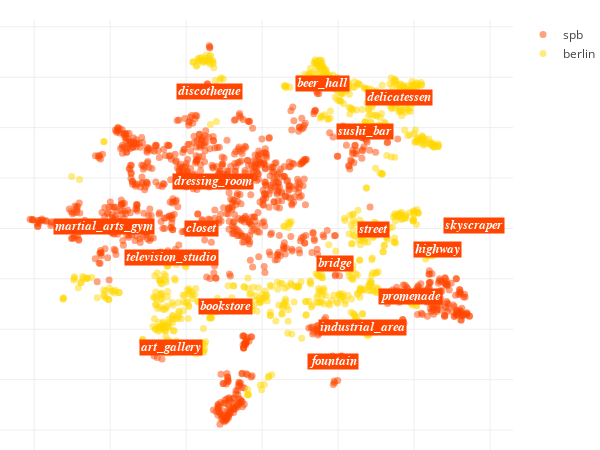

Write notebook code for a chart like this one.
### Code cell
locations_scatter(city_data, opposite_city_data)

### Figure 1 — Plotly figure (JSON) as saved in the notebook; plotly's stock layout.template omitted (floating-point values rounded to 4 significant figures; data arrays with more than 128 entries replaced by an {"elided": "..."} marker saying what was removed)
{"data": [{"hoverinfo": "text+x+y", "marker": {"color": "orangered", "opacity": 0.5, "size": 7}, "mode": "markers", "name": "spb", "text": {"elided": "1090 str values"}, "type": "scatter", "uid": "2d1ed378-4a60-11e9-9409-3c15c2cf2370", "x": {"elided": "1090 float values"}, "y": {"elided": "1090 float values"}}, {"hoverinfo": "text+x+y", "marker": {"color": "gold", "opacity": 0.5, "size": 7}, "mode": "markers", "name": "berlin", "text": {"elided": "849 str values"}, "type": "scatter", "uid": "2d1ee3f4-4a60-11e9-8422-3c15c2cf2370", "x": {"elided": "849 float values"}, "y": {"elided": "849 float values"}}], "layout": {"annotations": [{"bgcolor": "orangered", "font": {"color": "white", "family": "arial", "size": 12.5}, "opacity": 1, "showarrow": false, "text": "<i><b>bookstore", "x": -9.68, "xanchor": "center", "y": -31.16}, {"bgcolor": "orangered", "font": {"color": "white", "family": "arial", "size": 12.5}, "opacity": 1, "showarrow": false, "text": "<i><b>sushi_bar", "x": 26.97, "xanchor": "center", "y": 38.36}, {"bgcolor": "orangered", "font": {"color": "white", "family": "arial", "size": 12.5}, "opacity": 1, "showarrow": false, "text": "<i><b>beer_hall", "x": 15.85, "xanchor": "center", "y": 57.39}, {"bgcolor": "orangered", "font": {"color": "white", "family": "arial", "size": 12.5}, "opacity": 1, "showarrow": false, "text": "<i><b>closet", "x": -16.09, "xanchor": "center", "y": -0.06283}, {"bgcolor": "orangered", "font": {"color": "white", "family": "arial", "size": 12.5}, "opacity": 1, "showarrow": false, "text": "<i><b>delicatessen", "x": 35.95, "xanchor": "center", "y": 52.11}, {"bgcolor": "orangered", "font": {"color": "white", "family": "arial", "size": 12.5}, "opacity": 1, "showarrow": false, "text": "<i><b>industrial_area", "x": 26.36, "xanchor": "center", "y": -39.2}, {"bgcolor": "orangered", "font": {"color": "white", "family": "arial", "size": 12.5}, "opacity": 1, "showarrow": false, "text": "<i><b>bridge", "x": 19.19, "xanchor": "center", "y": -14.11}, {"bgcolor": "orangered", "font": {"color": "white", "family": "arial", "size": 12.5}, "opacity": 1, "showarrow": false, "text": "<i><b>promenade", "x": 39.14, "xanchor": "center", "y": -27.12}, {"bgcolor": "orangered", "font": {"color": "white", "family": "arial", "size": 12.5}, "opacity": 1, "showarrow": false, "text": "<i><b>discotheque", "x": -13.93, "xanchor": "center", "y": 54.3}, {"bgcolor": "orangered", "font": {"color": "white", "family": "arial", "size": 12.5}, "opacity": 1, "showarrow": false, "text": "<i><b>martial_arts_gym", "x": -41.68, "xanchor": "center", "y": 0.577}, {"bgcolor": "orangered", "font": {"color": "white", "family": "arial", "size": 12.5}, "opacity": 1, "showarrow": false, "text": "<i><b>skyscraper", "x": 55.66, "xanchor": "center", "y": 1.019}, {"bgcolor": "orangered", "font": {"color": "white", "family": "arial", "size": 12.5}, "opacity": 1, "showarrow": false, "text": "<i><b>television_studio", "x": -23.97, "xanchor": "center", "y": -11.72}, {"bgcolor": "orangered", "font": {"color": "white", "family": "arial", "size": 12.5}, "opacity": 1, "showarrow": false, "text": "<i><b>art_gallery", "x": -23.9, "xanchor": "center", "y": -47.21}, {"bgcolor": "orangered", "font": {"color": "white", "family": "arial", "size": 12.5}, "opacity": 1, "showarrow": false, "text": "<i><b>fountain", "x": 18.73, "xanchor": "center", "y": -52.93}, {"bgcolor": "orangered", "font": {"color": "white", "family": "arial", "size": 12.5}, "opacity": 1, "showarrow": false, "text": "<i><b>street", "x": 29.21, "xanchor": "center", "y": -0.443}, {"bgcolor": "orangered", "font": {"color": "white", "family": "arial", "size": 12.5}, "opacity": 1, "showarrow": false, "text": "<i><b>highway", "x": 46.13, "xanchor": "center", "y": -8.419}, {"bgcolor": "orangered", "font": {"color": "white", "family": "arial", "size": 12.5}, "opacity": 1, "showarrow": false, "text": "<i><b>dressing_room", "x": -12.83, "xanchor": "center", "y": 18.46}], "height": 450, "hovermode": "closest", "margin": {"b": 0, "l": 0, "r": 30, "t": 20}, "width": 600, "xaxis": {"showticklabels": false, "zeroline": false}, "yaxis": {"showticklabels": false, "zeroline": false}}}
